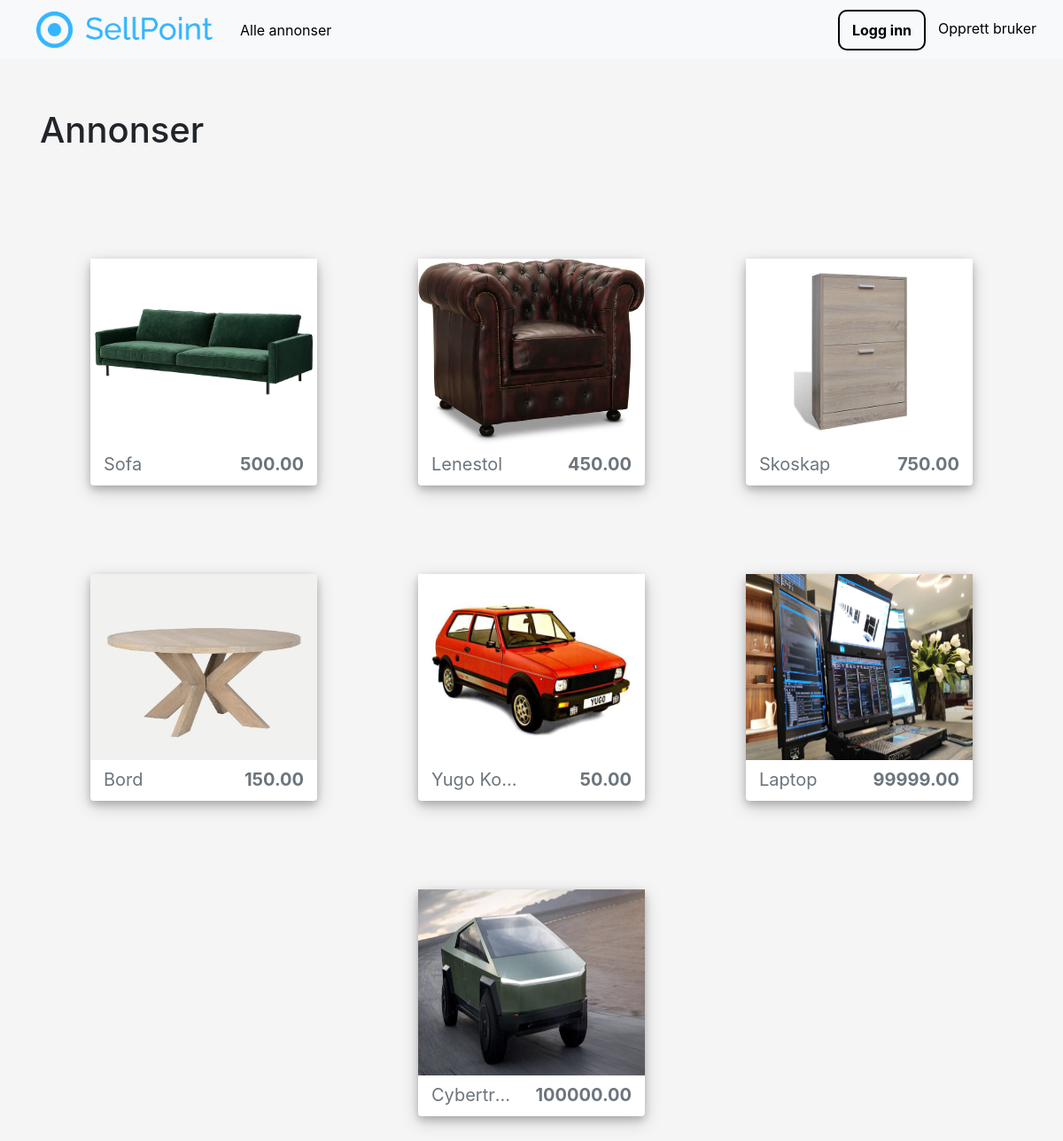
/ads/, run on the app's committed database.
### advertisements/models.py (models this page shows, shortened)
class Advertisement(models.Model):
    title = models.CharField(max_length=32)
    description = models.TextField()
    price = models.DecimalField(max_digits=10, decimal_places=2, default=0.00)
    image_main = models.ImageField(upload_to='images/advertisements')
    latitude = models.DecimalField(max_digits=9, decimal_places=6, default=63.446827)
    longitude = models.DecimalField(max_digits=9, decimal_places=6, default=10.421906)
    published = models.DateTimeField(default=timezone.now)
    author = models.ForeignKey(User, on_delete=models.CASCADE)
    category = models.ForeignKey(Category, default=1, on_delete=models.DO_NOTHING, related_name='advertisement')

### advertisements/views.py (the view)
# urls.py: path('', advertisement_list, name='ads'),
def advertisement_list(request):
    context = {
        'advertisements': Advertisement.objects.all()
    }
    return render(request, 'advertisements/ads.html', context)

### advertisements/templates/advertisements/ads.html
{% extends "pages/base.html" %}
{% block content %}
<h1 class="mb-3">
    {% if username %}
    Annonsene til {{ username }}
    {% elif category_name %}
    {{ category_name }}
    {% else %}Annonser
    {% endif %}
</h1>
<div class="d-flex flex-wrap align-content-stretch" style="padding-top: 5%; margin: auto; width: 100%; justify-content: space-around;">
    {% for advertisement in advertisements %}
    <div style="margin:50px">
        <div class="ad-polaroid rounded" style="
              width: 256px;
              height: 256px;
              background-color: white;
              box-shadow: 0 4px 8px 0 rgba(0, 0, 0, 0.2), 0 6px 20px 0 rgba(0, 0, 0, 0.19);">
            {% if username %}
            <a class="nounderline" href="{% url 'user-ad-detail' username advertisement.id %}">
            {% elif category_name %}
                <a class="nounderline" href="{% url 'category-ad-detail' category_name advertisement.id %}">
            {% else %}
                    <a class="nounderline" href="{% url 'ad-detail' advertisement.id %}">
            {% endif %}
                <img class="img-fluid" src="{{ advertisement.image_main.url }}" style="width:100%; height:210px">
                <div class="d-flex text-decoration-none" style="padding: 10px 15px">
                    <h5 class="text-muted text-left text-decoration-none" style="
                        font-weight: normal;
                        display: block;
                        width: 100px;
                        overflow: hidden;
                        white-space: nowrap;
                        text-overflow: ellipsis;"> {{ advertisement.title }}</h5>
                          <h2 class="figure-caption ml-auto text-decoration-none " style="
                          font-size:20px;
                          font-weight: bold;
                        display: block;
                        overflow: hidden;
                        white-space: nowrap;
                        text-overflow: ellipsis;">{{ advertisement.price }}</h2>
                </div>
            </a>
        </div>
    </div>
    {% endfor %}
</div>
{% endblock content %}

### pages/templates/pages/base.html (shortened to what this page needs)
{% load static %}
<html lang="en">
<head>
    <link rel="stylesheet" href="https://maxcdn.bootstrapcdn.com/bootstrap/4.0.0/css/bootstrap.min.css">
    <link rel="stylesheet" type="text/css" href="{% static 'pages/main.css' %}">
    <link rel="stylesheet" href="https://cdnjs.cloudflare.com/ajax/libs/font-awesome/4.7.0/css/font-awesome.min.css">
</head>
<body>
    <header class="site-header sticky-top">
        <nav class="navbar navbar-expand-md bg-light">
            <div class="mr-auto">
                <a class="navbar-brand" href="{% url 'pages-home' %}">
                    <div class = "logo">
                        <img src="{{ MEDIA_URL }}/media/site_images/SP-log.png" style="width:200px;" alt="Sellpoint">
                     </div>
                </a>
            </div>
            <div class="collapse navbar-collapse" id="collapse_target">
                <div class="mr-auto">
                    <ul class="navbar-nav">
                        <li class="nav-item">
                            <button class="bg-light nav-button" style="border: none;">
                                <a class="nav-link" href="{% url 'ads' %}" style="color: black;"
                                >Alle annonser</a>
                            </button>
                        </li>
                    </ul>
                </div>
                {% if user.is_authenticated %}
                <ul class="navbar-nav">
                    <li class="nav-item">
                        <button class="bg-light nav-button" style="border: none;">
                            <a class="nav-link" href="{% url 'ad-create' %}" style="color: black;"
                            >Opprett annonse</a>
                        </button>
                    </li>
                    <li class="nav-item">
                        <button class="bg-light nav-button" style="border: none;">
                            <a class="nav-link" href="{% url 'profile' %}" style="color: black;"
                            >Profil</a>
                        </button>
                    </li>
                    <li class="nav-item">
                        <button class="bg-light nav-button" style="font-weight: bold;
                                    border: solid black 2px;
                                    border-radius: 10px;">
                            <a class="nav-link" href="/logout" style="color: black;"
                            >Logg ut</a>
                        </button>
                    </li>
                </ul>
                {% else %}
                <ul class="navbar-nav">
                    <li class="nav-item">
                         <button class="bg-light nav-button" style="font-weight: bold;
                                    border: solid black 2px;
                                    border-radius: 10px;">
                            <a class="nav-link" href="/login" style="color: black;"
                            >Logg inn</a>
                         </button>
                    </li>
                    <li class="nav-item">
                        <button class="bg-light nav-button" style="border: none;">
                            <a class="nav-link" href="/register/" style="color: black;"
                            >Opprett bruker</a>
                        </button>
                    </li>
                </ul>
                {% endif %}
            </div>
        </nav>
    </header>
    <main role="main" class="container">
      <div class="row" style="padding-top: 5%; margin: auto; width: 100%; ">
            {% block content %}{% endblock content %}
      </div>
    </main>
</body>
</html>

### pages/static/pages/main.css (style rules this page uses)
body { margin: 0px; background-color: #f5f5f5; }
.container { display: grid; grid-template-columns: 1fr; }
.nounderline { text-decoration: none !important }
.ad-polaroid { width: 80%; background-color: white; box-shadow: 0 4px 8px 0 rgba(0, 0, 0, 0.2), 0 6px 20px 0 rgba(0, 0, 0, 0.19); }
.logo { padding-left: 25px; }

### data on the page
Advertisement: image_main (picture), title "Sofa", price "500.00"
Advertisement: image_main (picture), title "Lenestol", price "450.00"
Advertisement: image_main (picture), title "Skoskap", price "750.00"
Advertisement: image_main (picture), title "Bord", price "150.00"
Advertisement: image_main (picture), title "Yugo Ko…", price "50.00"
Advertisement: image_main (picture), title "Laptop", price "99999.00"
Advertisement: image_main (picture), title "Cybertr…", price "100000.00"
